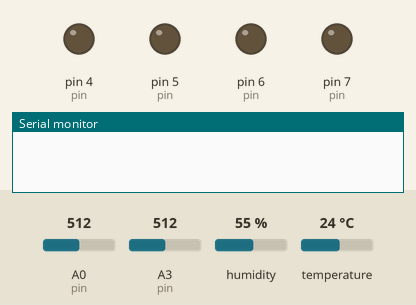
Bench run of a sketch on a simulated Arduino Uno, built with avr-gcc and run on an emulated ATmega328P. On the bench: output pins drawn as LEDs (lit = HIGH), the last lines printed to the serial monitor. Inputs (shaded band) come from the test bench; at power-on: temperature 24 °C, A3 (pin) = 512, A0 (pin) = 512, humidity 55 %. Random numbers use the default seed unless the sketch sets one.

Above: at 1.3 s.
1.4 s: temperature set to 21 °C
6.8 s: temperature set to 18 °C
At 10.6 s:
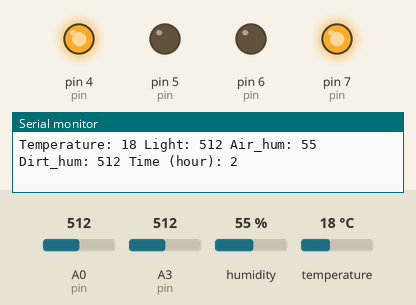
10.9 s: A3 (pin) set to 485
At 11.4 s:
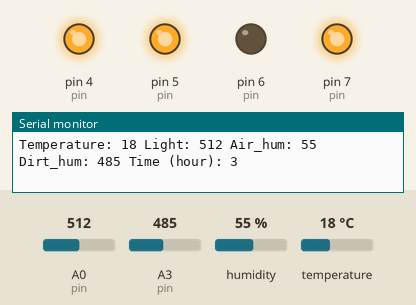
16.3 s: temperature set to 28 °C
At 18.6 s:
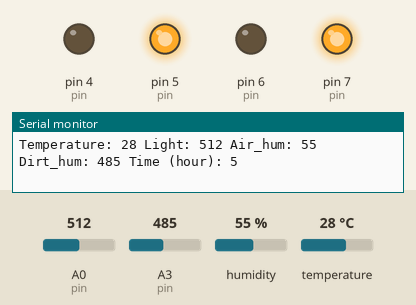
21.7 s: temperature set to 12 °C
At 24.9 s:
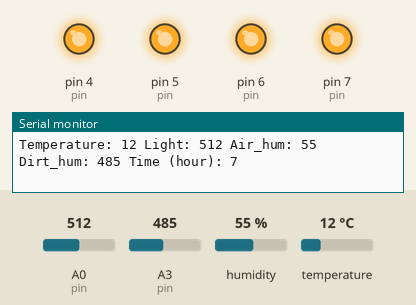
27.1 s: temperature set to 33 °C
At 29.3 s:
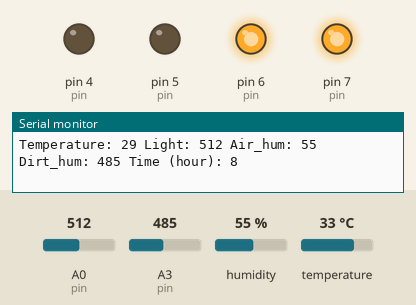
Timing chart, 0 to 33.5 s (numbered marks = the images above; inputs shaded):
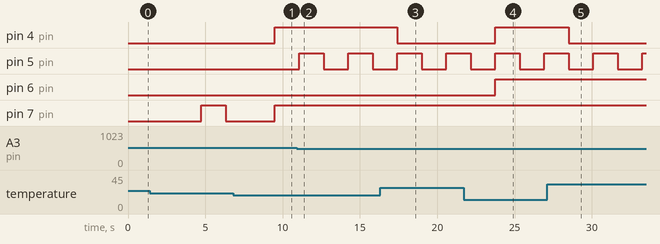

Measured:
- the behaviour switches between 20 and 19 °C on temperature (found by bisection; images 0 and 1)
- the behaviour switches between 500 and 499 on A3 (pin) (found by bisection; images 1 and 2)
- after the input at 6.8 s, pin 4 (pin): LOW → HIGH after 2.7 s
- after the input at 10.9 s, pin 5 (pin): alternates HIGH for 1.6 s and LOW for 1.6 s, starting after 0.18 s
- after the input at 16.3 s, pin 4 (pin): HIGH → LOW after 1.1 s
- after the input at 21.7 s, pin 4 (pin): LOW → HIGH after 2.1 s
- after the input at 27.1 s, pin 4 (pin): HIGH → LOW after 1.4 s

The sketch:

greenhouse.ino
```cpp
#include <DHT11.h>

// аппаратные настройки
const int SENSOR_PIN = 12; // DHT11
DHT11 dht(SENSOR_PIN);

// временные константы (в миллисекундах)
const unsigned long HOUR_MS      = 3600 * 1000UL; // 1 час
const unsigned long VENT_PERIOD  = 3600 * 1000UL; // период вентиляции: 1 час
const unsigned long VENT_TIME    = 300  * 1000UL; // время вентиляции: 5 минут
const unsigned long WATER_PERIOD = 10   * 1000UL; // период полива: 10 секунд
const unsigned long WATER_TIME   = 5    * 1000UL; // время полива: 5 секунд
const          int  DAY_HOURS    = 24           ; // количество часов в сутках

// часы включения/выключения света (целые часы)
const int LIGHT_ON_HOUR  = 6;
const int LIGHT_OFF_HOUR = 22;

// параметры климата
struct EnvLimits {
  int minLight;
  int minSoilMoisture;
  int tempMin;
  int tempMax;
  int maxAirHum;
};

EnvLimits limits{ 400, 500, 20, 30, 60 };

// устройства
class Fan {
public:
  const int pin = 7;
  bool byHeater = false;
  bool bySchedule = false;
  bool byHeat = false;
  bool byHumidity = false;

  void updateOutput() {
    if (byHeater || bySchedule || byHeat || byHumidity) digitalWrite(pin, HIGH);
    else digitalWrite(pin, LOW);
  }
};

class Heater {
public:
  const int pin = 4;
  bool activeByTemp = false;

  void updateOutput() {
    digitalWrite(pin, activeByTemp ? HIGH : LOW);
  }
};

class Lamp {
public:
  const int pin = 6;
  bool enabled = false;

  void updateOutput() {
    analogWrite(pin, enabled ? 255 : 0);
  }
};

class Pump {
public:
  const int pin = 5;
  bool enabled = false;

  void updateOutput() {
    if (enabled) analogWrite(pin, 255);
    else digitalWrite(pin, LOW);
  }
};

// датчики
class Thermometer {
public:
  int temperature = 0; // C
  void read() {
    temperature = dht.readTemperature();
    if (temperature == DHT11::ERROR_CHECKSUM || temperature == DHT11::ERROR_TIMEOUT) {
      Serial.println(DHT11::getErrorString(temperature));
    }
  }
};

class ThermometerRandom {
public:
  int temperature = 0;
  void read() {
    temperature = random(0, 50);
  }
};

class ThermometerMedian : public Thermometer {
  public:
    int *t1 = nullptr;
    int *t2 = nullptr;
    int *t3 = nullptr;

  void calcMedian() {
    int a = *t1;
    int b = *t2;
    int c = *t3;
    int tmp;
    if (a > b) { tmp = a; a = b; b = tmp; }
    if (b > c) { tmp = b; b = c; c = tmp; }
    if (a > b) { tmp = a; a = b; b = tmp; }
    temperature = b;
  }
};

class LightSensor {
public:
  const int pin = A0;
  int value = 0; // Большое значение (около 500) — темно, малое — светло.
  void read() {
    value = analogRead(pin);
  }
};

class AirHumidity {
public:
  int value = 0;
  void read() {
    value = dht.readHumidity();
    if (value == DHT11::ERROR_CHECKSUM || value == DHT11::ERROR_TIMEOUT) {
      Serial.println(DHT11::getErrorString(value));
    }
  }
};

class SoilHumidity {
public:
  const int pin = A3;
  int value = 0;
  void read() { value = analogRead(pin); }
};

//
// логика контроля
//

void regulateTemperature(Thermometer &therm, Fan &fan, Heater &heater) {
  if (therm.temperature > limits.tempMax) {
    fan.byHeat = true;
    heater.activeByTemp = false;
  } else if (therm.temperature < limits.tempMin) {
    fan.byHeat = false;
    fan.byHeater = true;
    heater.activeByTemp = true;
  } else {
    heater.activeByTemp = false;
  }
}

void scheduledVentilation(Fan &fan, unsigned long now) {
  static unsigned long lastStart = 0;
  static unsigned long ventStart = 0;
  static bool isVenting = false;

  if (!isVenting && now - lastStart >= VENT_PERIOD) {
    isVenting = true;
    ventStart = now;
  }

  if (isVenting) {
    if (now - ventStart < VENT_TIME) fan.bySchedule = true;
    else {
      fan.bySchedule = false;
      isVenting = false;
      lastStart = now;
    }
  } else {
    fan.bySchedule = false;
  }
}

void regulateLight(const LightSensor &ls, Lamp &lamp, unsigned long now) {
  unsigned long hour = now / HOUR_MS;
  bool withinDay = (hour % DAY_HOURS > LIGHT_ON_HOUR) && (hour % DAY_HOURS < LIGHT_OFF_HOUR);
  if (withinDay && ls.value > limits.minLight) lamp.enabled = true;
  else lamp.enabled = false;
}

void regulateAirHumidity(Fan &fan, const AirHumidity &ah) {
  fan.byHumidity = (ah.value > limits.maxAirHum);
}

void regulateSoilMoisture(Pump &pump, const SoilHumidity &sh, unsigned long now) {
  static unsigned long lastWater = 0;
  static unsigned long waterStart = 0;
  static bool watering = false;

  if (!watering && sh.value < limits.minSoilMoisture && now - lastWater >= WATER_PERIOD) {
    watering = true;
    waterStart = now;
  }

  if (watering) {
    if (now - waterStart < WATER_TIME) pump.enabled = true;
    else {
      pump.enabled = false;
      watering = false;
      lastWater = now;
    }
  } else {
    pump.enabled = false;
  }
}

void printStatus(const Thermometer &t, const LightSensor &ls, const AirHumidity &ah, const SoilHumidity &sh, unsigned long now) {
  Serial.print("Temperature: ");
  Serial.print(t.temperature);
  Serial.print(" Light: ");
  Serial.print(ls.value);
  Serial.print(" Air_hum: ");
  Serial.print(ah.value);
  Serial.print(" Dirt_hum: ");
  Serial.print(sh.value);
  Serial.print(" Time (hour): ");
  Serial.println(now / HOUR_MS);
}

// экземпляры
Fan fan;
Heater heater;
Thermometer t1;
Thermometer t2;
ThermometerRandom t3;
ThermometerMedian tMerged;
Lamp lamp;
Pump pump;
LightSensor lightSensor;
AirHumidity airHum;
SoilHumidity soilHum;

void setup() {
  pinMode(lightSensor.pin, INPUT);
  pinMode(soilHum.pin, INPUT);

  pinMode(fan.pin, OUTPUT);
  pinMode(lamp.pin, OUTPUT);
  pinMode(pump.pin, OUTPUT);
  pinMode(heater.pin, OUTPUT);

  tMerged.t1 = &t1.temperature;
  tMerged.t2 = &t2.temperature;
  tMerged.t3 = &t3.temperature;

  Serial.begin(9600);
}

void loop() {
  const int FLA = 1200; // ускорение
  unsigned long now = millis() * FLA;

  t1.read();
  t2.read();
  t3.read();
  tMerged.calcMedian();

  lightSensor.read();
  airHum.read();
  soilHum.read();

  regulateLight(lightSensor, lamp, now);
  regulateAirHumidity(fan, airHum);
  scheduledVentilation(fan, now);
  regulateTemperature(tMerged, fan, heater);
  regulateSoilMoisture(pump, soilHum, now);

  fan.updateOutput();
  heater.updateOutput();
  lamp.updateOutput();
  pump.updateOutput();

  delay(10);

  printStatus(tMerged, lightSensor, airHum, soilHum, now);
}
```
